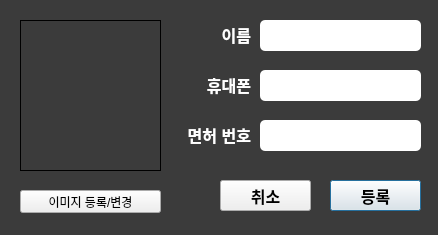
<?xml version="1.0" encoding="UTF-8"?>
<ui version="4.0">
 <class>Dialog</class>
 <widget class="QDialog" name="Dialog">
  <property name="geometry">
   <rect>
    <x>0</x>
    <y>0</y>
    <width>438</width>
    <height>235</height>
   </rect>
  </property>
  <property name="windowTitle">
   <string>Dialog</string>
  </property>
  <widget class="QLabel" name="car_bg">
   <property name="geometry">
    <rect>
     <x>0</x>
     <y>0</y>
     <width>621</width>
     <height>341</height>
    </rect>
   </property>
   <property name="styleSheet">
    <string notr="true">background-color: rgb(59, 59, 59);</string>
   </property>
   <property name="text">
    <string/>
   </property>
   <property name="alignment">
    <set>Qt::AlignCenter</set>
   </property>
  </widget>
  <widget class="QLabel" name="label">
   <property name="geometry">
    <rect>
     <x>200</x>
     <y>20</y>
     <width>51</width>
     <height>30</height>
    </rect>
   </property>
   <property name="styleSheet">
    <string notr="true">font: bold 16px;
color: white;</string>
   </property>
   <property name="text">
    <string>이름</string>
   </property>
   <property name="alignment">
    <set>Qt::AlignRight|Qt::AlignTrailing|Qt::AlignVCenter</set>
   </property>
  </widget>
  <widget class="QPushButton" name="add_register">
   <property name="geometry">
    <rect>
     <x>330</x>
     <y>180</y>
     <width>91</width>
     <height>31</height>
    </rect>
   </property>
   <property name="styleSheet">
    <string notr="true">font: bold 16px;
color: black;</string>
   </property>
   <property name="text">
    <string>등록</string>
   </property>
  </widget>
  <widget class="QLineEdit" name="add_phone">
   <property name="geometry">
    <rect>
     <x>260</x>
     <y>70</y>
     <width>161</width>
     <height>31</height>
    </rect>
   </property>
   <property name="styleSheet">
    <string notr="true">border-radius: 5px;
font: 16px;
</string>
   </property>
   <property name="frame">
    <bool>false</bool>
   </property>
   <property name="alignment">
    <set>Qt::AlignCenter</set>
   </property>
  </widget>
  <widget class="QLineEdit" name="add_name">
   <property name="geometry">
    <rect>
     <x>260</x>
     <y>20</y>
     <width>161</width>
     <height>31</height>
    </rect>
   </property>
   <property name="styleSheet">
    <string notr="true">border-radius: 5px;
font: 16px;
</string>
   </property>
   <property name="frame">
    <bool>false</bool>
   </property>
   <property name="alignment">
    <set>Qt::AlignCenter</set>
   </property>
  </widget>
  <widget class="QPushButton" name="add_image">
   <property name="geometry">
    <rect>
     <x>20</x>
     <y>190</y>
     <width>141</width>
     <height>23</height>
    </rect>
   </property>
   <property name="text">
    <string>이미지 등록/변경</string>
   </property>
  </widget>
  <widget class="QLabel" name="add_image_frame">
   <property name="geometry">
    <rect>
     <x>20</x>
     <y>20</y>
     <width>141</width>
     <height>151</height>
    </rect>
   </property>
   <property name="frameShape">
    <enum>QFrame::Box</enum>
   </property>
   <property name="text">
    <string/>
   </property>
   <property name="alignment">
    <set>Qt::AlignCenter</set>
   </property>
  </widget>
  <widget class="QLabel" name="label_2">
   <property name="geometry">
    <rect>
     <x>190</x>
     <y>70</y>
     <width>61</width>
     <height>30</height>
    </rect>
   </property>
   <property name="styleSheet">
    <string notr="true">font: bold 16px;
color: white;</string>
   </property>
   <property name="text">
    <string>휴대폰</string>
   </property>
   <property name="alignment">
    <set>Qt::AlignRight|Qt::AlignTrailing|Qt::AlignVCenter</set>
   </property>
  </widget>
  <widget class="QPushButton" name="add_cancel">
   <property name="geometry">
    <rect>
     <x>220</x>
     <y>180</y>
     <width>91</width>
     <height>31</height>
    </rect>
   </property>
   <property name="styleSheet">
    <string notr="true">font: bold 16px;
color: black;</string>
   </property>
   <property name="text">
    <string>취소</string>
   </property>
  </widget>
  <widget class="QLineEdit" name="add_img_path">
   <property name="geometry">
    <rect>
     <x>20</x>
     <y>30</y>
     <width>141</width>
     <height>21</height>
    </rect>
   </property>
   <property name="autoFillBackground">
    <bool>false</bool>
   </property>
   <property name="styleSheet">
    <string notr="true">background-color: rgba(255, 255, 255, 0);
color: rgba(59, 59, 59, 0);</string>
   </property>
   <property name="text">
    <string/>
   </property>
   <property name="frame">
    <bool>false</bool>
   </property>
   <property name="alignment">
    <set>Qt::AlignCenter</set>
   </property>
  </widget>
  <widget class="QLabel" name="label_5">
   <property name="geometry">
    <rect>
     <x>180</x>
     <y>120</y>
     <width>71</width>
     <height>30</height>
    </rect>
   </property>
   <property name="styleSheet">
    <string notr="true">font: bold 16px;
color: white;</string>
   </property>
   <property name="text">
    <string>면허 번호</string>
   </property>
   <property name="alignment">
    <set>Qt::AlignRight|Qt::AlignTrailing|Qt::AlignVCenter</set>
   </property>
  </widget>
  <widget class="QLineEdit" name="add_license">
   <property name="geometry">
    <rect>
     <x>260</x>
     <y>120</y>
     <width>161</width>
     <height>31</height>
    </rect>
   </property>
   <property name="styleSheet">
    <string notr="true">border-radius: 5px;
font: 16px;
</string>
   </property>
   <property name="frame">
    <bool>false</bool>
   </property>
   <property name="alignment">
    <set>Qt::AlignCenter</set>
   </property>
  </widget>
 </widget>
 <resources/>
 <connections/>
</ui>
